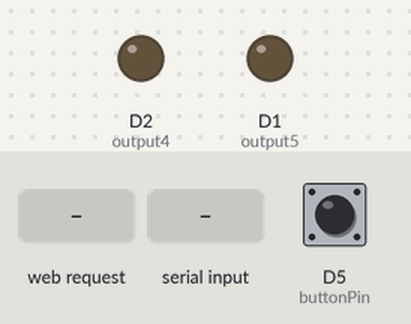
A sketch run on a simulated ESP8266 (NodeMCU). On the bench: output pins drawn as LEDs (lit = HIGH). The inputs (shaded band) are chosen by the test bench; at power-on: D5 (buttonPin) HIGH. WiFi joins after 1.5 s; servers stay silent unless stated; what the sketch prints to the serial monitor is not drawn.

Above: at 2.7 s.
2.8 s: HTTP request GET /5/on received
At 3.2 s:
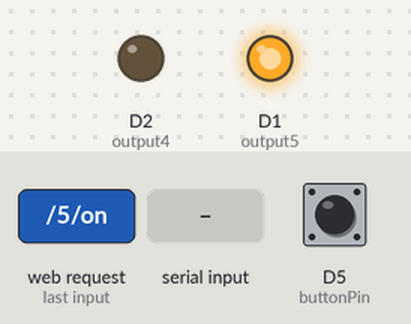
4.3 s: "4ON\n" received over Serial
At 5.3 s:
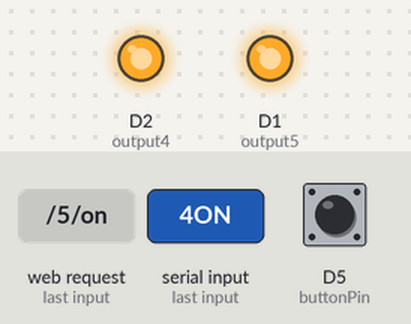
5.8 s: HTTP request GET /5/off received
At 6.7 s:
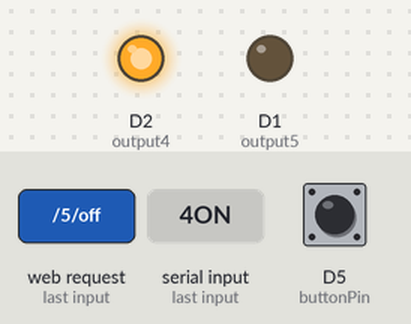
10.4 s: "5ON\n" received over Serial
At 11.2 s:
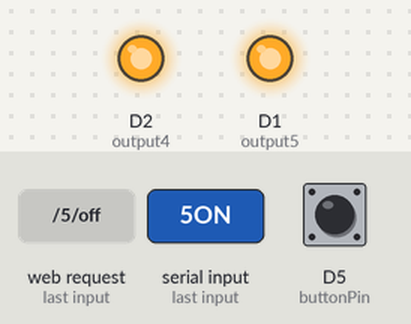
Timing chart, 0 to 12.9 s (numbered marks = the images above; inputs shaded):
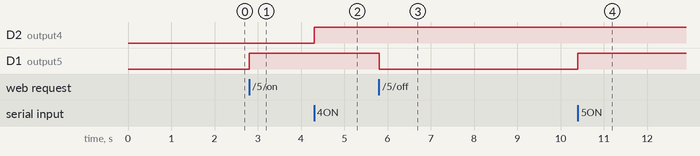

The sketch:

Arduino.ino
```cpp
#include <ESP8266WiFi.h>

const char* ssid = "Wertop's Galaxy A31";
const char* password = "vdjj6245";

WiFiServer server(80);

String header;
String output5State = "off";
String output4State = "off";
String buttonMessage = "";

const int output5 = 5;
const int output4 = 4;
const int buttonPin = D5;

unsigned long currentTime = millis();
unsigned long previousTime = 0;
const long timeoutTime = 2000;

bool lastButtonState = HIGH;
bool buttonPressed = false;

void setup() {
  Serial.begin(115200);
  pinMode(output5, OUTPUT);
  pinMode(output4, OUTPUT);
  pinMode(buttonPin, INPUT_PULLUP);
  digitalWrite(output5, LOW);
  digitalWrite(output4, LOW);

  Serial.print("Connecting to ");
  Serial.println(ssid);
  WiFi.begin(ssid, password);
  while (WiFi.status() != WL_CONNECTED) {
    delay(500);
    Serial.print(".");
  }
  Serial.println("");
  Serial.println("WiFi connected.");
  Serial.println("IP address: ");
  Serial.println(WiFi.localIP());
  server.begin();
}

void loop() {
  int a = 1;
  // Check button state
  bool currentButtonState = digitalRead(buttonPin);
  if (lastButtonState == HIGH && currentButtonState == LOW) {
    Serial.println("ButtonPressed");
    buttonPressed = true;
  } else if (lastButtonState == LOW && currentButtonState == HIGH) {
    Serial.println("ButtonReleased");
    buttonPressed = false;
  }
  lastButtonState = currentButtonState;

  WiFiClient client = server.available();

  if (client) {
    currentTime = millis();
    previousTime = currentTime;
    Serial.println("New Client.");
    String currentLine = "";
    while (client.connected() && currentTime - previousTime <= timeoutTime) {
      currentTime = millis();
      if (client.available()) {
        char c = client.read();
        Serial.write(c);
        header += c;
        if (c == '\n') {
          if (currentLine.length() == 0) {
            client.println("HTTP/1.1 200 OK");
            client.println("Content-type:text/html");
            client.println("Connection: close");
            client.println();

            if (header.indexOf("GET /5/on") >= 0) {
              Serial.println("GPIO 5 on");
              output5State = "on";
              digitalWrite(output5, HIGH);
            } else if (header.indexOf("GET /5/off") >= 0) {
              Serial.println("GPIO 5 off");
              output5State = "off";
              digitalWrite(output5, LOW);
            } else if (header.indexOf("GET /4/on") >= 0) {
              Serial.println("GPIO 4 on");
              output4State = "on";
              digitalWrite(output4, HIGH);
            } else if (header.indexOf("GET /4/off") >= 0) {
              Serial.println("GPIO 4 off");
              output4State = "off";
              digitalWrite(output4, LOW);
            }

            client.println("<!DOCTYPE html><html>");
            client.println("<head><meta name=\"viewport\" content=\"width=device-width, initial-scale=1\">");
            client.println("<meta http-equiv='refresh' content='1'>");  // Auto-refresh every second
            client.println("<link rel=\"icon\" href=\"data:,\">");
            client.println("<style>html { font-family: Helvetica; display: inline-block; margin: 0px auto; text-align: center;}");
            client.println(".button { background-color: #195B6A; border: none; color: white; padding: 16px 40px;");
            client.println("text-decoration: none; font-size: 30px; margin: 2px; cursor: pointer;}");
            client.println(".button2 {background-color: #77878A;}</style></head>");

            client.println("<body><h1>ESP8266 Web Server</h1>");

            // GPIO 5
            client.println("<p>GPIO 5 - State " + output5State + "</p>");
            if (output5State == "off") {
              client.println("<p><a href=\"/5/on\"><button class=\"button\">ON</button></a></p>");
            } else {
              client.println("<p><a href=\"/5/off\"><button class=\"button button2\">OFF</button></a></p>");
            }


            // GPIO 4
            client.println("<p>GPIO 4 - State " + output4State + "</p>");
            if (output4State == "off") {
              client.println("<p><a href=\"/4/on\"><button class=\"button\">ON</button></a></p>");
            } else {
              client.println("<p><a href=\"/4/off\"><button class=\"button button2\">OFF</button></a></p>");
            }

            // Button message
            if (buttonPressed) {

              client.println("<p>Button was pressed: </p>");
              buttonPressed = false;
            }

            client.println("</body></html>");
            client.println();
            break;
          } else {
            currentLine = "";
          }
        } else if (c != '\r') {
          currentLine += c;
        }
      }
    }
    header = "";
    client.stop();
    Serial.println("Client disconnected.");
    Serial.println("");
  }

  // Check for serial data from PC program
  if (Serial.available() > 0) {
    String command = Serial.readStringUntil('\n');
    command.trim();

    if (command == "5ON") {
      digitalWrite(output5, HIGH);
      output5State = "on";
      Serial.println("GPIO 5 ON via Serial");
    } else if (command == "5OFF") {
      digitalWrite(output5, LOW);
      output5State = "off";
      Serial.println("GPIO 5 OFF via Serial");
    } else if (command == "4ON") {
      digitalWrite(output4, HIGH);
      output4State = "on";
      Serial.println("GPIO 4 ON via Serial");
    } else if (command == "4OFF") {
      digitalWrite(output4, LOW);
      output4State = "off";
      Serial.println("GPIO 4 OFF via Serial");
    }
  }
}
```

Measured:
- after the input at 2.8 s, D1 (output5): LOW → HIGH at once
- after the input at 4.3 s, D2 (output4): LOW → HIGH at once
- after the input at 5.8 s, D1 (output5): HIGH → LOW at once
- after the input at 10.4 s, D1 (output5): LOW → HIGH at once
